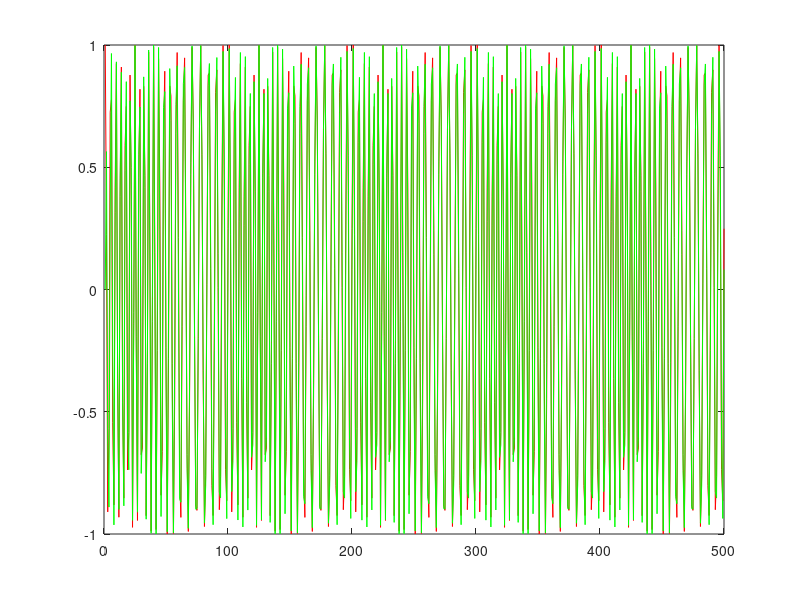

Here is the MATLAB script that generated this plot:
%Simple PLL m-file demonstration
%Run program from editor Debug (F5)
%JC 5/17/09
%This m-file demonstrates a PLL which tracks and demodulates an FM carrier.
clear all; 
close all; 
f=19000;%Carrier frequency 
fErr = 2000;		%Carrier frequency error
fs=100000;%Sample frequency
N=500;%Number of samples
Ts=1/fs;
t=(0:Ts:(N*Ts)- Ts);
%Create the message signal
f1=1000;%Modulating frequency
msg=sin(2*pi*f1*t);
kf=.0628;%Modulation index
%Create the real and imaginary parts of a CW modulated carrier to be tracked.
Signal=exp(j*(2*pi*(f+fErr)*t+2*pi*kf*cumsum(msg)));%Modulated carrier
Signal1=exp(j*(2*pi*(f+fErr)*t));%Unmodulated carrier
%Initilize PLL Loop 
phi_hat(1)=30; 
e(1)=0; 
phd_output(1)=0; 
vco(1)=0; 
%Define Loop Filter parameters(Sets damping)
kp=0.15; %Proportional constant 
ki=0.1; %Integrator constant 
%PLL implementation 
for n=2:length(Signal) 
	vco(n)=conj(exp(j*(2*pi*n*f/fs+phi_hat(n-1))));%Compute VCO 
	phd_output(n)=imag(Signal(n)*vco(n));%Complex multiply VCO x Signal input 
	e(n)=e(n-1)+(kp+ki)*phd_output(n)-ki*phd_output(n-1);%Filter integrator 
	phi_hat(n)=phi_hat(n-1)+e(n);%Update VCO 
end; 

figure
plot(real(Signal),'r');
hold on
plot(real(vco),'g');
